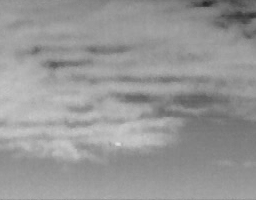
%> input picture detector/PSTNN/images/1.bmp, 256 x 200 px
$ octave --eval "result = run_ADMD(imread('../PSTNN/images/1.bmp'));"   (GNU Octave 9; MATLAB toolbox functions it lacks are replaced by stand-ins)
%> lines starting %> are read from the running program, lines starting %| are printed output that depends on the picture
% Fast and robust small infrared target detection using absolute directional mean difference algorithm
function re = run_ADMD(img)
img = double(img);
%% the scale is 3
out3 = subfubc(img, 3);
%% the scale is 5
out5 = subfubc(img, 5);
%% the scale is 7
out7 = subfubc(img, 7);
%%  the scale is 9
out9 = subfubc(img, 9);
%%
out = cat(3, out3, out5, out7, out9);
re = max(out, [], 3);
if 0
    figure; imshow(out3, []);  title('scale 3x3');
    figure; surf(out3); title('scale 3x3');
    figure; imshow(out5, []);   title('scale 5x5');
    figure; surf(out5); title('scale 5x5');
    figure; imshow(out7, []);   title('scale 7x7');
    figure; surf(out7); title('scale 7x7');
    figure; imshow(out9, []);   title('scale 9x9');
    figure; surf(out9); title('scale 9x9');
    figure; imshow(re, []);
    figure; surf(re);
end
end
function out3 = subfubc(img, len)
op35 = ones(len)/(len*len);
m35 = imfilter(double(img), op35, 'symmetric');
lx = floor(len/2);
ly = floor(len/2);
op = zeros(len * 3);
op(ly+1, lx+1) = 1;
op(ly+1, len + lx + 1) = 1;
op(ly+1, len*2 + lx + 1) = 1;
op(len + ly+1, lx+1) = 1;
op(len + ly+1, len + lx + 1) = 0;
op(len + ly+1, len*2 + lx + 1) = 1;
op(len*2 + ly+1, lx+1) = 1;
op(len*2 + ly+1, len + lx + 1) = 1;
op(len*2 + ly+1, len*2 + lx + 1) = 1;
m3b = imdilate(m35, op);
out3 = (m35 - m3b).^2.*(m35 - m3b>0);

end
%> in subfubc, `m3b = imdilate(m35, op);`:
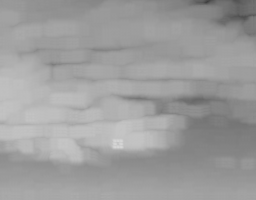
%> m3b: size 200x256 double; min 63.67, max 213.1, mean 157.7
%> in subfubc, `out3 = (m35 - m3b).^2.*(m35 - m3b>0);`:
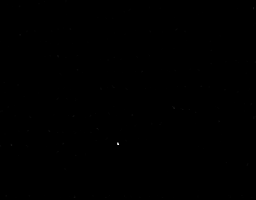
%> out3: size 200x256 double; min 0, max 300.4, mean 0.1; drawn with min black and max white
%> call 4 of subfubc, with len = 9
%> in subfubc (call 4), `m3b = imdilate(m35, op);`:
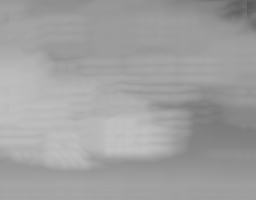
%> m3b: size 200x256 double; min 85.91, max 194.2, mean 160.7
%> in run_ADMD, `out = cat(3, out3, out5, out7, out9);`:
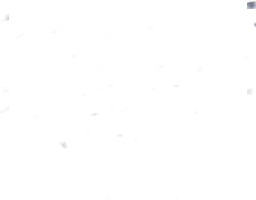
%> out: size 200x256x4 double; mean R, G, B, A 0.1, 0.1, 0.2, 0.3; transparent parts drawn white

$ run again, on detector/PSTNN/images/2.bmp
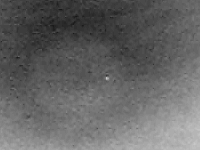
%> input picture detector/PSTNN/images/2.bmp, 200 x 150 px
%> in subfubc (call 2), `m3b = imdilate(m35, op);`:
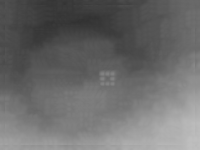
%> m3b: size 150x200 double; min 49.92, max 190.5, mean 107.6
